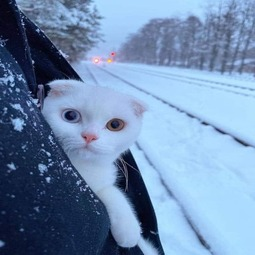
%> input picture Activity_5/catt_matlab.jpg, 255 x 255 px
$ octave Activity_5_1stTransformation.m   (GNU Octave 9; MATLAB toolbox functions it lacks are replaced by stand-ins)
%> lines starting %> are read from the running program, lines starting %| are printed output that depends on the picture
% Class exercise 5. - Shear Transform
clear all
clc
%% Step 1. Execute your Activity 4 code, and get the original and registered images with the best solution you have been able to find
%im_orig=imread('coin.png');
im_orig=imread('catt_matlab.jpg');
%> im_orig is the input picture: size 255x255x3 uint8; mean R, G, B 112.2, 140.3, 175.4
im_orig = rgb2gray(im_orig); % additional
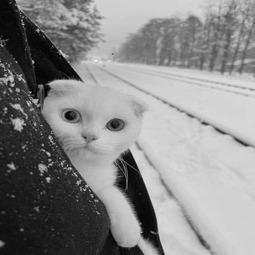
%> im_orig: size 255x255 uint8; min 2, max 249, mean 135.9
rc = imref2d(size(im_orig));
CPs_Matlab_orig_det = detectSIFTFeatures(im_orig);
%> CPs_Matlab_orig_det = 496 points; strongest (x, y): (116, 126), (116, 126), (71, 116), (49, 155), (19, 125)
[CPs_Matlab_orig_feat,  CPs_Matlab_orig_ext]  = extractFeatures(im_orig, CPs_Matlab_orig_det);
%> CPs_Matlab_orig_ext = 495 points; strongest (x, y): (116, 126), (116, 126), (71, 116), (49, 155), (19, 125)
tform = affine2d([1 0 0; -0.3 1 0; 0 0 1]);
[im_t,Rtr] = imwarp(im_orig, tform);
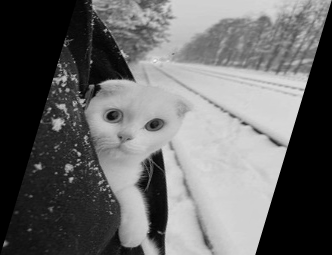
%> im_t: size 255x332 uint8; min 0, max 245, mean 104.4
rt = imref2d(size(im_t));
CPs_Matlab_t_det= detectSIFTFeatures(im_t);
%> CPs_Matlab_t_det = 499 points; strongest (x, y): (154, 185), (155, 126), (155, 126), (113, 117), (59, 125)
[CPs_Matlab_t_feat,  CPs_Matlab_t_ext]  = extractFeatures(im_t,  CPs_Matlab_t_det);
%> CPs_Matlab_t_ext = 498 points; strongest (x, y): (154, 185), (155, 126), (155, 126), (113, 117), (59, 125)
[indexPairs, ~] = matchFeatures(CPs_Matlab_orig_feat, CPs_Matlab_t_feat,'Unique',true,'MaxRatio',0.4);
%> indexPairs = 51 rows, first 12: [48 3; 58 122; 84 81; 100 64; 109 94; 118 101; 129 209; 130 198; 144 120; 145 115; 186 235; 201 245]
matched_set_ref = CPs_Matlab_orig_ext(indexPairs(:,1));
%> matched_set_ref = 51 points; strongest (x, y): (49, 180), (129, 158), (126, 224), (23, 231), (96, 198)
matched_set_sen = CPs_Matlab_t_ext(indexPairs(:,2));
%> matched_set_sen = 51 points; strongest (x, y): (158, 159), (72, 180), (136, 223), (31, 231), (212, 103)
tform_est = estimateGeometricTransform2D(matched_set_sen, matched_set_ref, "affine");
%> tform_est = transform with T = [1 0.000808 0; 0.3 1 0; -77.09 -0.253 1]
outputView = imref2d(size(im_orig));
%> (the run ends here)
